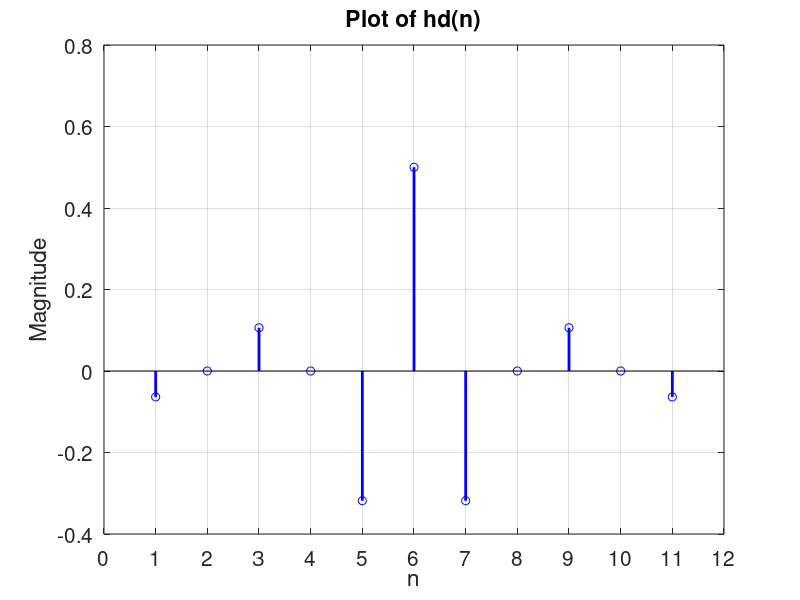
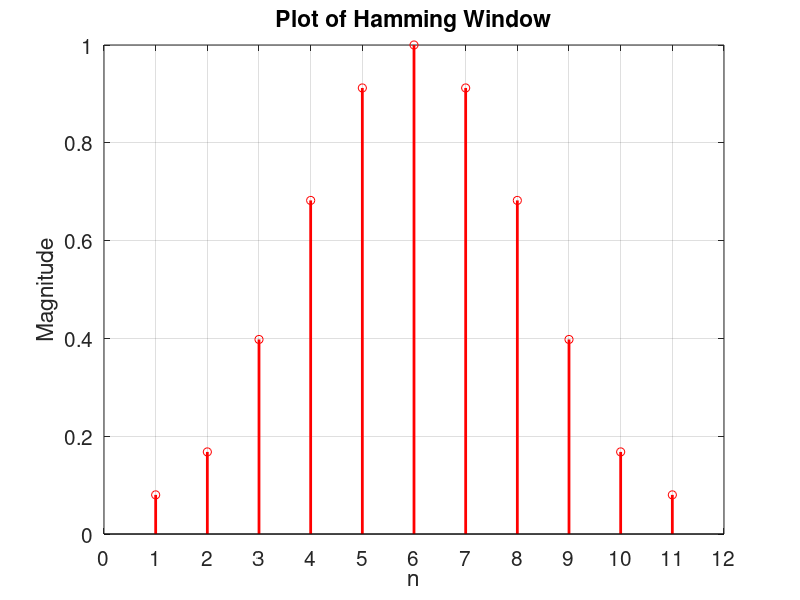
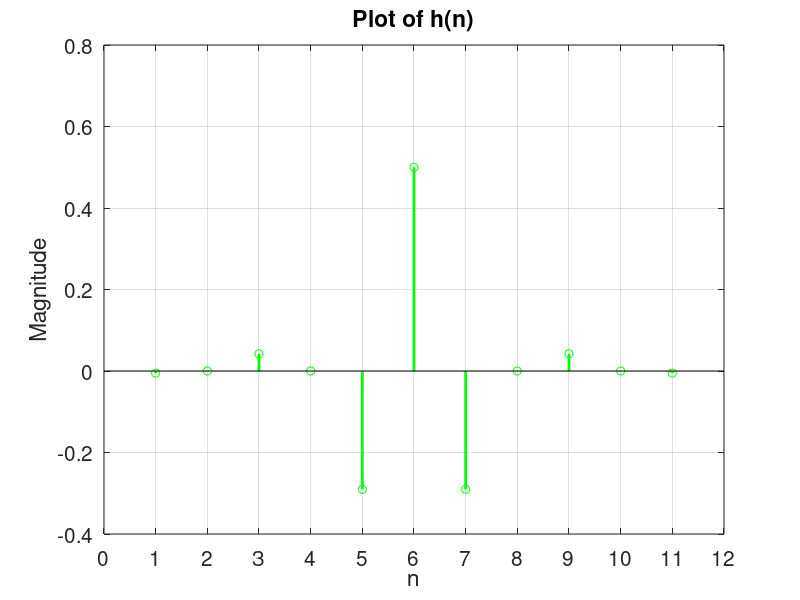
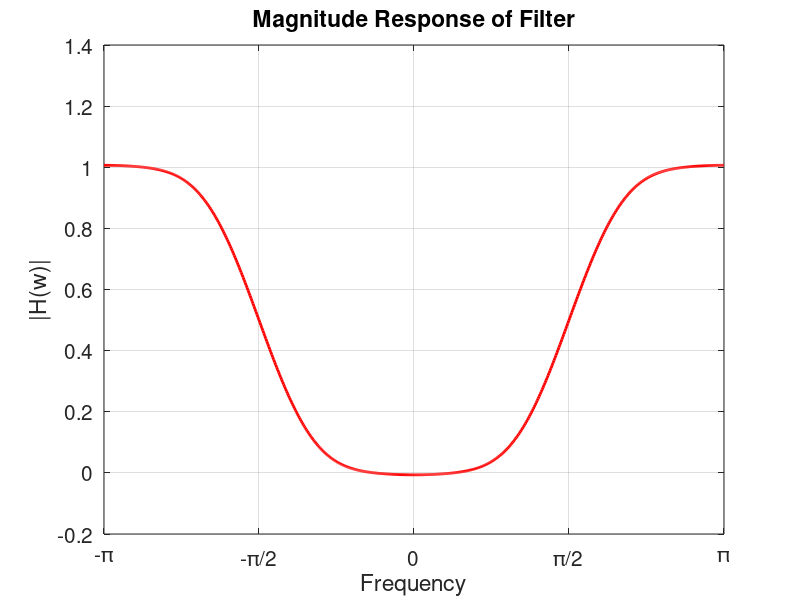

Source code (MATLAB) for these figures, in order:
% Discrete Time Signal Processing Lab 7
% Design of FIR Filter Sampling technique/Windowing Method
% MATLAB version R2018a
% Date : 02-02-2021

clc;
clear;
close all;

% High pass filter design using a Hamming Window
Tau = 5;
M = 2*Tau + 1;
n = 0:1:Tau;
hd = zeros(1,Tau+1);
WH = zeros(1,Tau+1);

% Calculating hd(n)
% Using numerical integration in MATLAB
for j=1:length(n)
    fun = @(x) ((cos(Tau*x)-sin(Tau*x)*i).*(cos(x*n(j))+sin(x*n(j))*i));
    hd(j) = integral(fun,-pi,-pi/2) + integral(fun,pi/2,pi);
end

% Using function derived from integration
for i=1:length(n)
    if n(i)-Tau==0
        hd(i) = 0.5;
    else
        hd(i) = (sin(pi*(n(i)-Tau)) - sin(pi*(n(i)-Tau)/2))/(pi*(n(i)-Tau));
    end
end

% Plotting hd
hd_ = [hd,flip(hd(1:Tau))];
stem(hd_,'b','LineWidth',2);
ax = gca();
title('Plot of hd(n)','FontSize',15);
xlabel('n','FontSize',15);
ylabel('Magnitude','FontSize',15);
set(ax,'xlim',[0 length(hd_)+1],'xtick',0:1:length(hd_)+1,'fontsize',15);
grid on;
figure();

% Calculating hamming window coefficients
for i=0:length(hd)-1
    WH(i+1) = 0.54 - 0.46*cos(2*pi*i/(M-1));
end

WH_ = [WH,flip(WH(1:Tau))];
stem(WH_,'r','LineWidth',2);
ax = gca();
title('Plot of Hamming Window','FontSize',15);
xlabel('n','FontSize',15);
ylabel('Magnitude','FontSize',15);
set(ax,'xlim',[0 length(WH_)+1],'xtick',0:1:length(WH_)+1,'fontsize',15);
grid on;
figure();

h = hd.*WH;
h_ = [h,flip(h(1:Tau))];

% Plotting h(n)
stem(h_,'g','LineWidth',2);
ax = gca();
title('Plot of h(n)','FontSize',15);
xlabel('n','FontSize',15);
ylabel('Magnitude','FontSize',15);
set(ax,'xlim',[0 length(h_)+1],'xtick',0:1:length(h_)+1,'fontsize',15);
grid on;
figure();

w = -pi:0.01:pi;
H = zeros(1,length(w));

for i=1:length(w)
    for j=1:length(h)
        if j==Tau+1
            H(i) = H(i) + h(j);
        else
            H(i) = H(i) + h(j)*cos(w(i)*(Tau-j+1))*2;
        end
    end
end

phase_H = -Tau.*w;

% Plotting the frequency response
plot(w,H,'r','linewidth',2);
grid on;
ax = gca();
title('Magnitude Response of Filter','FontSize',15);
xlabel('Frequency','FontSize',15);
ylabel('|H(w)|','FontSize',15);
set(ax,'xlim',[-pi pi],'xtick',-pi:pi/2:pi,'fontsize',15);
set(ax,'XTickLabel',{'-\pi','-\pi/2','0','\pi/2','\pi'});
figure();

% Plotting the phase response
plot(w,phase_H,'r','linewidth',2);
grid on;
ax = gca();
title('Phase Response of Filter','FontSize',15);
xlabel('Frequency','FontSize',15);
ylabel('\angleH(w)','FontSize',15);
set(ax,'xlim',[-pi pi],'xtick',-pi:pi/2:pi,'fontsize',15);
set(ax,'XTickLabel',{'-\pi','-\pi/2','0','\pi/2','\pi'});

